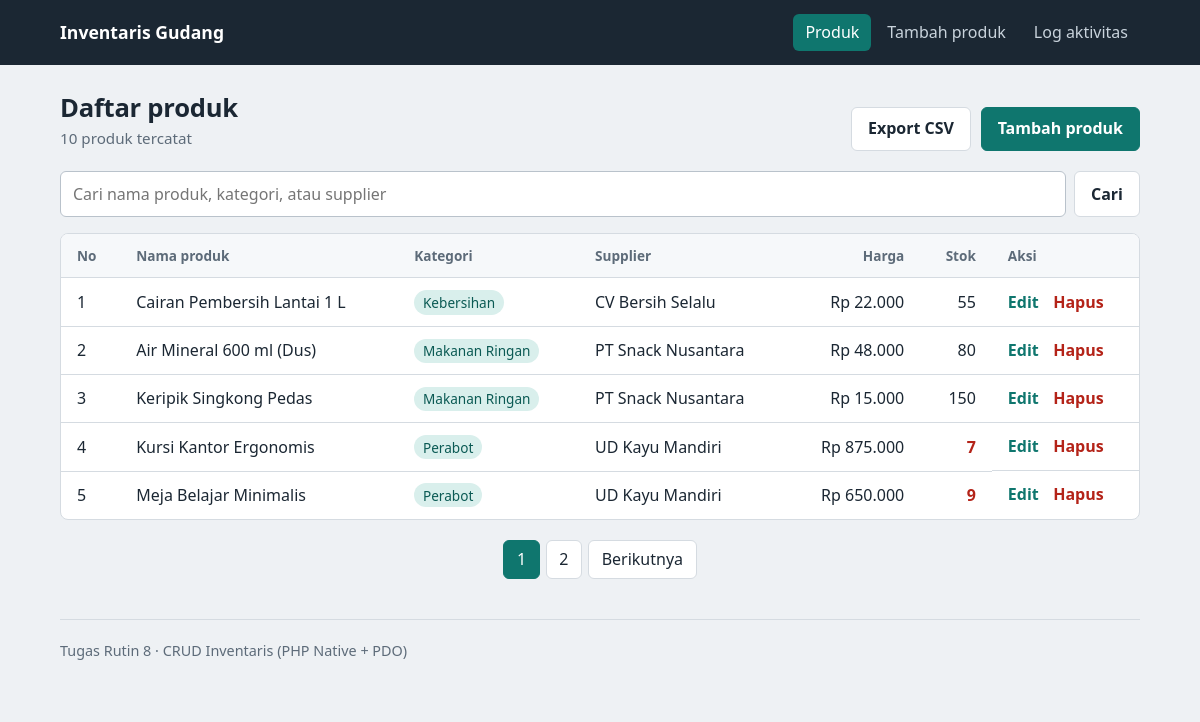
The page / on the database its author committed.
### tables this page shows
CREATE TABLE produk (
  id          INT UNSIGNED NOT NULL AUTO_INCREMENT,
  nama_produk VARCHAR(150) NOT NULL,
  kategori_id INT UNSIGNED NOT NULL,
  supplier_id INT UNSIGNED NOT NULL,
  harga       DECIMAL(12,2) NOT NULL DEFAULT 0,
  stok        INT UNSIGNED NOT NULL DEFAULT 0,
  created_at  TIMESTAMP NOT NULL DEFAULT CURRENT_TIMESTAMP,
  PRIMARY KEY (id),
  KEY idx_produk_kategori (kategori_id),
  KEY idx_produk_supplier (supplier_id),
  CONSTRAINT fk_produk_kategori FOREIGN KEY (kategori_id)
    REFERENCES kategori (id) ON UPDATE CASCADE ON DELETE RESTRICT,
  CONSTRAINT fk_produk_supplier FOREIGN KEY (supplier_id)
    REFERENCES supplier (id) ON UPDATE CASCADE ON DELETE RESTRICT
);

CREATE TABLE kategori (
  id            INT UNSIGNED NOT NULL AUTO_INCREMENT,
  nama_kategori VARCHAR(100) NOT NULL,
  deskripsi     VARCHAR(255) NULL,
  PRIMARY KEY (id),
  UNIQUE KEY uq_kategori_nama (nama_kategori)
);

CREATE TABLE supplier (
  id            INT UNSIGNED NOT NULL AUTO_INCREMENT,
  nama_supplier VARCHAR(150) NOT NULL,
  kontak        VARCHAR(50)  NULL,
  alamat        VARCHAR(255) NULL,
  PRIMARY KEY (id)
);

### includes/functions.php (called while the page is built, shortened)
<?php
function e(?string $value): string
{
    return htmlspecialchars((string) $value, ENT_QUOTES | ENT_SUBSTITUTE, 'UTF-8');
}
function rupiah($angka): string
{
    return 'Rp ' . number_format((float) $angka, 0, ',', '.');
}

### index.php (the view, shortened to what this page needs)
<?php
require_once __DIR__ . '/includes/functions.php';
$pdo = Database::getInstance()->getConnection();
$perHalaman = 5;
$q          = trim((string) ($_GET['q'] ?? ''));
$halaman    = max(1, (int) ($_GET['page'] ?? 1));
$where  = '';
$params = [];
$from = 'FROM produk p
         INNER JOIN kategori k ON k.id = p.kategori_id
         INNER JOIN supplier s ON s.id = p.supplier_id';
$stmt = $pdo->prepare("SELECT COUNT(*) $from $where");
$stmt->execute($params);
$totalData    = (int) $stmt->fetchColumn();
$totalHalaman = max(1, (int) ceil($totalData / $perHalaman));
$halaman      = min($halaman, $totalHalaman);
$offset       = ($halaman - 1) * $perHalaman;
$stmt = $pdo->prepare(
    "SELECT p.id, p.nama_produk, p.harga, p.stok, k.nama_kategori, s.nama_supplier
     $from $where
     ORDER BY p.id DESC
     LIMIT :limit OFFSET :offset"
);
$stmt->bindValue(':limit', $perHalaman, PDO::PARAM_INT);
$stmt->bindValue(':offset', $offset, PDO::PARAM_INT);
$stmt->execute();
$produk = $stmt->fetchAll();
function url_halaman(int $page, string $q): string
{
    $query = ['page' => $page];
    return 'index.php?' . http_build_query($query);
}
$activeNav = 'produk';
require __DIR__ . '/includes/header.php';
?>
<div class="page-head">
    <div>
        <h1>Daftar produk</h1>
        <p class="muted"><?= $totalData ?> produk<?= $q !== '' ? ' cocok dengan "' . e($q) . '"' : ' tercatat' ?></p>
    </div>
    <div class="actions">
        <a class="btn" href="export.php<?= $q !== '' ? '?' . e(http_build_query(['q' => $q])) : '' ?>">Export CSV</a>
        <a class="btn btn--primary" href="create.php">Tambah produk</a>
    </div>
</div>
<form method="get" action="index.php" class="search" role="search">
    <input type="search" id="q" name="q" value="<?= e($q) ?>" placeholder="Cari nama produk, kategori, atau supplier">
    <button type="submit" class="btn">Cari</button>
</form>
<div class="card table-wrap">
    <table>
        <thead>
            <tr>
                <th>No</th>
                <th>Nama produk</th>
                <th>Kategori</th>
                <th>Supplier</th>
                <th class="num">Harga</th>
                <th class="num">Stok</th>
                <th>Aksi</th>
            </tr>
        </thead>
        <tbody>
        <?php foreach ($produk as $i => $row): ?>
            <tr>
                <td><?= $offset + $i + 1 ?></td>
                <td><?= e($row['nama_produk']) ?></td>
                <td><span class="tag"><?= e($row['nama_kategori']) ?></span></td>
                <td><?= e($row['nama_supplier']) ?></td>
                <td class="num"><?= e(rupiah($row['harga'])) ?></td>
                <td class="num <?= (int) $row['stok'] <= 10 ? 'stok-rendah' : '' ?>"><?= (int) $row['stok'] ?></td>
                <td class="row-actions">
                    <a href="edit.php?id=<?= (int) $row['id'] ?>">Edit</a>
                    <a href="delete.php?id=<?= (int) $row['id'] ?>" class="danger">Hapus</a>
                </td>
            </tr>
        <?php endforeach; ?>
        </tbody>
    </table>
</div>
<?php if ($totalHalaman > 1): ?>
<nav class="pagination" aria-label="Halaman">
    <?php for ($p = 1; $p <= $totalHalaman; $p++): ?>
        <a href="<?= e(url_halaman($p, $q)) ?>" class="<?= $p === $halaman ? 'is-active' : '' ?>"
           <?= $p === $halaman ? 'aria-current="page"' : '' ?>><?= $p ?></a>
    <?php endfor; ?>
    <?php if ($halaman < $totalHalaman): ?>
        <a href="<?= e(url_halaman($halaman + 1, $q)) ?>">Berikutnya</a>
    <?php endif; ?>
</nav>
<?php endif; ?>
<?php require __DIR__ . '/includes/footer.php'; ?>

### includes/header.php (shortened to what this page needs)
<?php
$activeNav = $activeNav ?? '';
?>
<!doctype html>
<html lang="id">
<head>
    <link rel="stylesheet" href="assets/style.css">
</head>
<body>
<header class="topbar">
    <div class="wrap topbar__inner">
        <a class="brand" href="index.php">Inventaris Gudang</a>
        <nav class="nav" aria-label="Menu utama">
            <a href="index.php" class="<?= $activeNav === 'produk' ? 'is-active' : '' ?>">Produk</a>
            <a href="create.php" class="<?= $activeNav === 'tambah' ? 'is-active' : '' ?>">Tambah produk</a>
            <a href="log.php" class="<?= $activeNav === 'log' ? 'is-active' : '' ?>">Log aktivitas</a>
        </nav>
    </div>
</header>
<main class="wrap">

### includes/footer.php
</main>
<footer class="wrap footer">
    Tugas Rutin 8 &middot; CRUD Inventaris (PHP Native + PDO)
</footer>
</body>
</html>

### assets/style.css (style rules this page uses)
:root { --bg: #eef1f4; --surface: #ffffff; --ink: #1b2733; --muted: #5d6b79; --line: #d5dbe1; --accent: #0f766e; --accent-ink: #ffffff; --accent-soft: #d9efec; --danger: #b42318; --danger-soft: #fbe4e1; --ok-soft: #dcf1e4; --radius: 8px; --font: "Segoe UI", system-ui, -apple-system, "Helvetica Neue", Arial, sans-serif; }
* { box-sizing: border-box; }
html { font-size: 16px; }
body { margin: 0; background: var(--bg); color: var(--ink); font-family: var(--font); line-height: 1.55; }
.wrap { width: min(1080px, 100% - 2rem); margin-inline: auto; }
a { color: var(--accent); }
h1 { font-size: 1.6rem; line-height: 1.2; margin: 0; letter-spacing: -0.01em; }
.muted { color: var(--muted); margin: .25rem 0 0; font-size: .95rem; }
.topbar { background: var(--ink); color: #fff; }
.topbar__inner { display: flex; align-items: center; justify-content: space-between; gap: 1rem; flex-wrap: wrap; padding-block: .85rem; }
.brand { color: #fff; font-weight: 700; font-size: 1.1rem; text-decoration: none; }
.nav { display: flex; gap: .25rem; flex-wrap: wrap; }
.nav a { color: #c9d3dc; text-decoration: none; padding: .4rem .75rem; border-radius: 6px; }
.nav a.is-active { color: #fff; background: var(--accent); }
main { padding-block: 1.75rem 2.5rem; }
.page-head { display: flex; justify-content: space-between; align-items: flex-end; gap: 1rem; flex-wrap: wrap; margin-bottom: 1.25rem; }
.card { background: var(--surface); border: 1px solid var(--line); border-radius: var(--radius); }
.table-wrap { overflow-x: auto; }
table { width: 100%; border-collapse: collapse; min-width: 720px; }
th, td { padding: .7rem 1rem; text-align: left; border-bottom: 1px solid var(--line); vertical-align: middle; }
th { font-size: .85rem; font-weight: 600; color: var(--muted); background: #f6f8fa; }
tbody tr:last-child td { border-bottom: 0; }
.num { text-align: right; font-variant-numeric: tabular-nums; }
.stok-rendah { color: var(--danger); font-weight: 600; }
.tag { display: inline-block; padding: .1rem .55rem; border-radius: 999px; background: var(--accent-soft); color: #0b5a54; font-size: .85rem; }
.row-actions { display: flex; gap: .9rem; }
.row-actions a { text-decoration: none; font-weight: 600; }
.row-actions .danger { color: var(--danger); }
.actions { display: flex; gap: .6rem; flex-wrap: wrap; align-items: center; }
.btn { display: inline-block; padding: .55rem 1rem; border-radius: 6px; border: 1px solid var(--line); background: var(--surface); color: var(--ink); font: inherit; font-weight: 600; text-decoration: none; cursor: pointer; }
.btn--primary { background: var(--accent); border-color: var(--accent); color: var(--accent-ink); }
.search { display: flex; gap: .5rem; margin-bottom: 1rem; flex-wrap: wrap; }
.search input { flex: 1 1 260px; }
input[type="text"], input[type="number"], input[type="search"], select { width: 100%; padding: .6rem .75rem; font: inherit; color: var(--ink); background: #fff; border: 1px solid #b9c2cb; border-radius: 6px; }
.pagination { display: flex; gap: .35rem; flex-wrap: wrap; justify-content: center; margin-top: 1.25rem; }
.pagination a { padding: .4rem .8rem; border: 1px solid var(--line); border-radius: 6px; background: var(--surface); text-decoration: none; color: var(--ink); }
.pagination a.is-active { background: var(--accent); border-color: var(--accent); color: #fff; }
.footer { padding-block: 1.25rem 2rem; color: var(--muted); font-size: .9rem; border-top: 1px solid var(--line); }

### rows shown on the page
produk: i "1", nama_produk "Cairan Pembersih Lantai 1 L", kategori.nama_kategori "Kebersihan", supplier.nama_supplier "CV Bersih Selalu", harga "Rp 22.000", stok "55"
produk: i "2", nama_produk "Air Mineral 600 ml (Dus)", kategori.nama_kategori "Makanan Ringan", supplier.nama_supplier "PT Snack Nusantara", harga "Rp 48.000", stok "80"
produk: i "3", nama_produk "Keripik Singkong Pedas", kategori.nama_kategori "Makanan Ringan", supplier.nama_supplier "PT Snack Nusantara", harga "Rp 15.000", stok "150"
produk: i "4", nama_produk "Kursi Kantor Ergonomis", kategori.nama_kategori "Perabot", supplier.nama_supplier "UD Kayu Mandiri", harga "Rp 875.000", stok "7"
produk: i "5", nama_produk "Meja Belajar Minimalis", kategori.nama_kategori "Perabot", supplier.nama_supplier "UD Kayu Mandiri", harga "Rp 650.000", stok "9"

### other values the page prints
$totalData "10"
